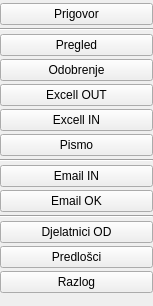
                <widget class="QWidget" name="pagePrigovor">
                 <property name="geometry">
                  <rect>
                   <x>0</x>
                   <y>0</y>
                   <width>153</width>
                   <height>306</height>
                  </rect>
                 </property>
                 <property name="sizePolicy">
                  <sizepolicy hsizetype="Preferred" vsizetype="Maximum">
                   <horstretch>0</horstretch>
                   <verstretch>0</verstretch>
                  </sizepolicy>
                 </property>
                 <attribute name="icon">
                  <iconset resource="../../resources/DonatForm.qrc">
                   <normaloff>:/InDonat/Forms/images/ig_menuBlueDown.gif</normaloff>:/InDonat/Forms/images/ig_menuBlueDown.gif</iconset>
                 </attribute>
                 <attribute name="label">
                  <string>Prigovori</string>
                 </attribute>
                 <layout class="QVBoxLayout" name="verticalLayout_24">
                  <property name="spacing">
                   <number>0</number>
                  </property>
                  <property name="leftMargin">
                   <number>0</number>
                  </property>
                  <property name="topMargin">
                   <number>0</number>
                  </property>
                  <property name="rightMargin">
                   <number>0</number>
                  </property>
                  <property name="bottomMargin">
                   <number>0</number>
                  </property>
                  <item>
                   <widget class="QPushButton" name="btnMnuPrigovorAdd">
                    <property name="cursor">
                     <cursorShape>PointingHandCursor</cursorShape>
                    </property>
                    <property name="text">
                     <string>Prigovor</string>
                    </property>
                   </widget>
                  </item>
                  <item>
                   <widget class="Line" name="line_13">
                    <property name="orientation">
                     <enum>Qt::Horizontal</enum>
                    </property>
                   </widget>
                  </item>
                  <item>
                   <widget class="QPushButton" name="btnMnuPrigovorPregled">
                    <property name="cursor">
                     <cursorShape>PointingHandCursor</cursorShape>
                    </property>
                    <property name="text">
                     <string>Pregled</string>
                    </property>
                   </widget>
                  </item>
                  <item>
                   <widget class="QPushButton" name="btnMnuPrigovorOdobrenje">
                    <property name="cursor">
                     <cursorShape>PointingHandCursor</cursorShape>
                    </property>
                    <property name="text">
                     <string>Odobrenje</string>
                    </property>
                   </widget>
                  </item>
                  <item>
                   <widget class="QPushButton" name="btnMnuPrigovorExcellOut">
                    <property name="cursor">
                     <cursorShape>PointingHandCursor</cursorShape>
                    </property>
                    <property name="text">
                     <string>Excell OUT</string>
                    </property>
                   </widget>
                  </item>
                  <item>
                   <widget class="QPushButton" name="btnMnuPrigovorEcellIn">
                    <property name="cursor">
                     <cursorShape>PointingHandCursor</cursorShape>
                    </property>
                    <property name="text">
                     <string>Excell IN</string>
                    </property>
                   </widget>
                  </item>
                  <item>
                   <widget class="QPushButton" name="btnMnuPrigovorPismo">
                    <property name="cursor">
                     <cursorShape>PointingHandCursor</cursorShape>
                    </property>
                    <property name="text">
                     <string>Pismo</string>
                    </property>
                   </widget>
                  </item>
                  <item>
                   <widget class="Line" name="line_14">
                    <property name="orientation">
                     <enum>Qt::Horizontal</enum>
                    </property>
                   </widget>
                  </item>
                  <item>
                   <widget class="QPushButton" name="btnMnuPrigovoriEmailIN">
                    <property name="cursor">
                     <cursorShape>PointingHandCursor</cursorShape>
                    </property>
                    <property name="text">
                     <string>Email IN</string>
                    </property>
                   </widget>
                  </item>
                  <item>
                   <widget class="QPushButton" name="btnMnuPrigovoriEmailOK">
                    <property name="cursor">
                     <cursorShape>PointingHandCursor</cursorShape>
                    </property>
                    <property name="text">
                     <string>Email OK</string>
                    </property>
                   </widget>
                  </item>
                  <item>
                   <widget class="Line" name="line_15">
                    <property name="orientation">
                     <enum>Qt::Horizontal</enum>
                    </property>
                   </widget>
                  </item>
                  <item>
                   <widget class="QPushButton" name="btnMnuPrigovoriDjelatniciOd">
                    <property name="cursor">
                     <cursorShape>PointingHandCursor</cursorShape>
                    </property>
                    <property name="text">
                     <string>Djelatnici OD</string>
                    </property>
                   </widget>
                  </item>
                  <item>
                   <widget class="QPushButton" name="btnMnuPrigovoriPredlosci">
                    <property name="cursor">
                     <cursorShape>PointingHandCursor</cursorShape>
                    </property>
                    <property name="text">
                     <string>Predlošci</string>
                    </property>
                   </widget>
                  </item>
                  <item>
                   <widget class="QPushButton" name="btnMnuPrigovoriRazlog">
                    <property name="cursor">
                     <cursorShape>PointingHandCursor</cursorShape>
                    </property>
                    <property name="text">
                     <string>Razlog</string>
                    </property>
                   </widget>
                  </item>
                 </layout>
                </widget>
